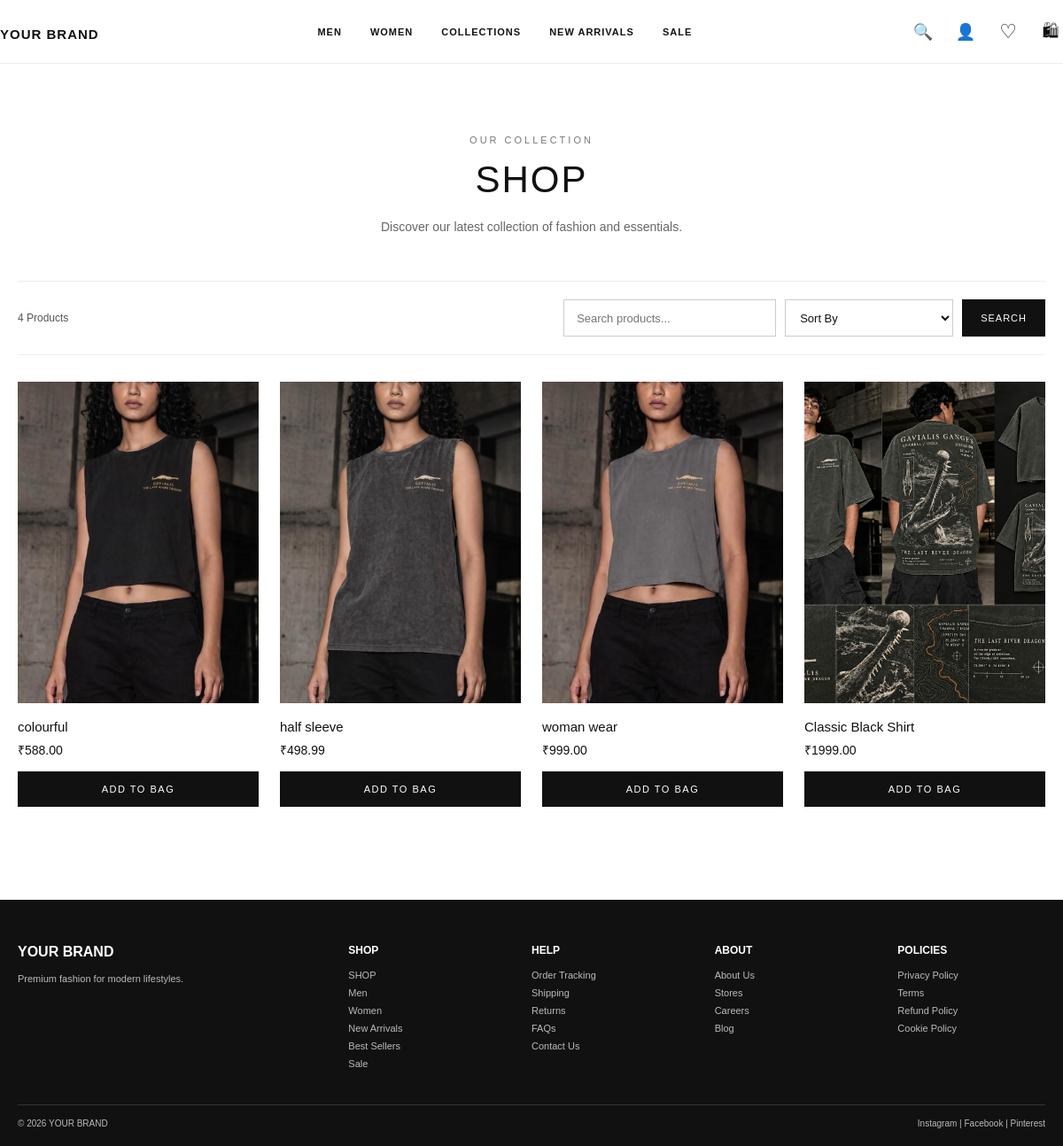
The app's page /shop/ with its own data.
### store/models.py (models this page shows, shortened)
class Product(models.Model):
    name = models.CharField(max_length=200)
    category = models.CharField(
        max_length=50,
        choices=[
            ("Men", "Men"),
            ("Women", "Women"),
            ("Collections", "Collections"),
            ("Sale", "Sale"),
       ],
       default="Men",
    )
    price = models.DecimalField(max_digits=10, decimal_places=2)
    description = models.TextField(blank=True)
    image = models.ImageField(upload_to="products/", blank=True, null=True)
    created_at = models.DateTimeField(auto_now_add=True)

### store/views.py (the view)
# urls.py: path("shop/", shop, name="shop"),
def shop(request):
    products = Product.objects.all()
    search = request.GET.get("search", "").strip()
    sort = request.GET.get("sort", "")
    category = request.GET.get("category", "").strip()
    if search:
        products = products.filter(
            name__icontains=search
        )
    if category:
        products = products.filter(
            category__iexact=category
        )
    if sort == "price_low":
        products = products.order_by("price")
    elif sort == "price_high":
        products = products.order_by("-price")
    else:
        products = products.order_by("-created_at")
    return render(
        request,
        "store/shop.html",
        {
            "products": products,
            "search": search,
            "sort": sort,
            "category": category,
        }
    )

### store/context_processors.py (called while the page is built)
def cart_wishlist_counts(request):
    if request.user.is_authenticated:
        cart_count = sum(
            item.quantity
            for item in CartItem.objects.filter(user=request.user)
        )
        wishlist_count = WishlistItem.objects.filter(
            user=request.user
        ).count()
    else:
        cart_count = 0
        wishlist_count = 0
    return {
        "cart_count": cart_count,
        "wishlist_count": wishlist_count,
    }

### templates/store/shop.html (shortened to what this page needs)
{% extends "base.html" %}
{% block content %}
<main class="shop-page">
    <section class="shop-header">
        <p class="shop-small-title">
            OUR COLLECTION
        </p>
        <h1>
            SHOP
        </h1>
        <p class="shop-description">
            Discover our latest collection of fashion and essentials.
        </p>
    </section>
    <section class="shop-products">
        <div class="shop-topbar">
            <p>
                {{ products|length }} Products
            </p>
            <form method="GET" class="shop-controls">
                <input
                    type="text"
                    name="search"
                    value="{{ search }}"
                    placeholder="Search products..."
                >
                <select
                    name="sort"
                    onchange="this.form.submit()"
                >
                    <option
                        value=""
                        {% if not sort %}selected{% endif %}
                    >
                        Sort By
                    </option>
                </select>
                <button type="submit">
                    SEARCH
                </button>
            </form>
        </div>
        <div class="product-grid">
            {% for product in products %}
                <div class="product-card">
                    <a
                        href="{% url 'product_detail' product.id %}"
                        class="product-link"
                    >
                        <div class="product-image">
                            {% if product.image %}
                                <img
                                    src="{{ product.image.url }}"
                                    alt="{{ product.name }}"
                                >
                            {% else %}
                                <div class="no-image">
                                    NO IMAGE
                                </div>
                            {% endif %}
                        </div>
                    </a>
                    <div class="product-info">
                        <h3>
                            {{ product.name }}
                        </h3>
                        <p class="product-price">
                            ₹{{ product.price }}
                        </p>
                        <a
                            href="{% url 'add_to_cart' product.id %}"
                            class="add-to-bag"
                        >
                            ADD TO BAG
                        </a>
                    </div>
                </div>
            {% endfor %}
        </div>
    </section>
</main>
{% endblock %}

### templates/base.html (shortened to what this page needs)
{% load static %}
<!DOCTYPE html>
<html lang="en">
<head>
    <link rel="stylesheet" href="{% static 'css/style.css' %}">
</head>
<body>
<header class="header">
    <div class="header-container">
        <div class="logo">
            <a href="{% url 'home' %}">
                YOUR BRAND
            </a>
        </div>
        <nav class="nav">
            <a href="{% url 'shop' %}?category=Men">
                MEN
            </a>
            <a href="{% url 'shop' %}?category=Women">
                WOMEN
            </a>
            <a href="{% url 'shop' %}">
                COLLECTIONS
            </a>
            <a href="{% url 'shop' %}?sort=newest">
                NEW ARRIVALS
            </a>
            <a href="{% url 'shop' %}?category=Sale">
                SALE
            </a>
        </nav>
        <div class="header-icons">
            <a href="{% url 'shop' %}?focus=search" title="Search">
                🔍
            </a>
            {% if user.is_authenticated %}
                <a href="{% url 'account' %}" title="Account">
                    👤
                </a>
                <a href="{% url 'logout' %}" title="Logout">
                    LOGOUT
                </a>
            {% else %}
                <a href="{% url 'login' %}" title="Login">
                    👤
                </a>
            {% endif %}
            <a href="{% url 'wishlist' %}" title="Wishlist">
                ♡
            </a>
            <a href="{% url 'cart' %}" title="Bag">
                🛍
            </a>
        </div>
    </div>
</header>
{% block content %}
{% endblock %}
<footer class="footer">
    <div class="footer-container">
        <div class="footer-content">
            <div>
                <h3>
                    YOUR BRAND
                </h3>
                <p>
                    Premium fashion for modern lifestyles.
                </p>
            </div>
            <div>
                <h4>
                    SHOP
                </h4>
                <div class="footer-links">
                    <a href="{% url 'shop' %}">
                        SHOP
                    </a>
                    <a href="{% url 'shop' %}?category=Men">
                        Men
                    </a>
                    <a href="{% url 'shop' %}?category=Women">
                        Women
                    </a>
                    <a href="{% url 'shop' %}?sort=newest">
                        New Arrivals
                    </a>
                    <a href="{% url 'shop' %}">
                        Best Sellers
                    </a>
                    <a href="{% url 'shop' %}?category=Sale">
                        Sale
                    </a>
                </div>
            </div>
            <div>
                <h4>
                    HELP
                </h4>
                <div class="footer-links">
                    <a href="#">
                        Order Tracking
                    </a>
                    <a href="#">
                        Shipping
                    </a>
                    <a href="#">
                        Returns
                    </a>
                    <a href="#">
                        FAQs
                    </a>
                    <a href="#">
                        Contact Us
                    </a>
                </div>
            </div>
            <div>
                <h4>
                    ABOUT
                </h4>
                <div class="footer-links">
                    <a href="#">
                        About Us
                    </a>
                    <a href="#">
                        Stores
                    </a>
                    <a href="#">
                        Careers
                    </a>
                    <a href="#">
                        Blog
                    </a>
                </div>
            </div>
            <div>
                <h4>
                    POLICIES
                </h4>
                <div class="footer-links">
                    <a href="#">
                        Privacy Policy
                    </a>
                    <a href="#">
                        Terms
                    </a>
                    <a href="#">
                        Refund Policy
                    </a>
                    <a href="#">
                        Cookie Policy
                    </a>
                </div>
            </div>
        </div>
        <div class="footer-bottom">
            <p>
                © 2026 YOUR BRAND
            </p>
            <p>
                Instagram | Facebook | Pinterest
            </p>
        </div>
    </div>
</footer>
</body>
</html>

### records on screen
Product: image (picture), name "colourful", price "588.00"
Product: image (picture), name "half sleeve", price "498.99"
Product: image (picture), name "woman wear", price "999.00"
Product: image (picture), name "Classic Black Shirt", price "1999.00"

### other values on screen
{{ products|length }} "4"
